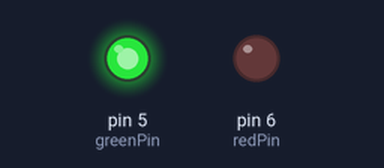
Bench run of a sketch on a simulated Arduino Uno, built with avr-gcc and run on an emulated ATmega328P. Shown: output pins drawn as LEDs (lit = HIGH).

Above: at 0.5 s.
At 1.5 s:
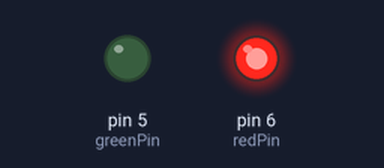
At 5.5 s:
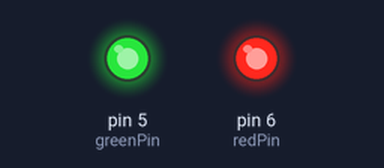
Timing chart, 0 to 6.9 s (numbered marks = the images above):
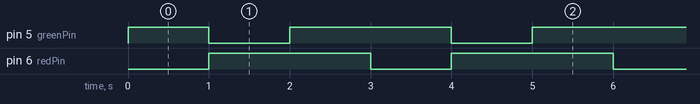

The sketch:

Project_2.1.ino
```cpp
int redPin = 6; //设置控制红色灯的引脚为6
int greenPin = 5; //设置控制绿色灯的引脚为5

void setup() {
  pinMode(greenPin, OUTPUT);
  pinMode(redPin, OUTPUT);
}

void loop() {
  //亮绿色灯，红色灯不亮
  digitalWrite(greenPin, HIGH);
  digitalWrite(redPin, LOW);
  delay(1000); //延时一秒钟
  //亮红色灯，绿色灯不亮
  digitalWrite(greenPin, LOW);
  digitalWrite(redPin, HIGH);
  delay(1000);
  //红色与绿色一起亮，出现混合灯光颜色
  digitalWrite(greenPin, HIGH);
  digitalWrite(redPin, HIGH);
  delay(1000);

}
```

Measured:
- by itself, pin 5 (greenPin): repeats every 3.0 s: LOW 1.0 s, HIGH 2.0 s
- by itself, pin 6 (redPin): alternates HIGH for 2.0 s and LOW for 1.0 s
- by itself, everything shown: repeats every 3.0 s, in 3 steps
